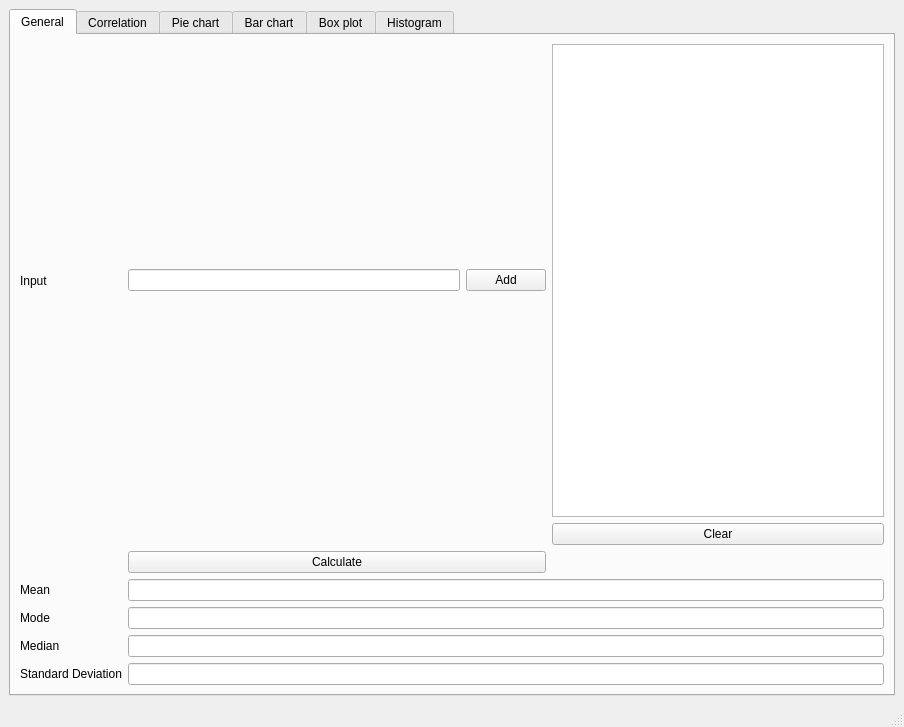
<?xml version="1.0" encoding="UTF-8"?>
<ui version="4.0">
 <class>MainWindow</class>
 <widget class="QMainWindow" name="MainWindow">
  <property name="geometry">
   <rect>
    <x>0</x>
    <y>0</y>
    <width>904</width>
    <height>727</height>
   </rect>
  </property>
  <property name="windowTitle">
   <string>Statistics program</string>
  </property>
  <widget class="QWidget" name="centralwidget">
   <layout class="QGridLayout" name="gridLayout">
    <item row="0" column="0">
     <widget class="QTabWidget" name="tabWidget">
      <property name="currentIndex">
       <number>0</number>
      </property>
      <widget class="QWidget" name="general_tab">
       <attribute name="title">
        <string>General</string>
       </attribute>
       <layout class="QGridLayout" name="gridLayout_2">
        <item row="10" column="0">
         <widget class="QLabel" name="label_4">
          <property name="text">
           <string>Standard Deviation</string>
          </property>
         </widget>
        </item>
        <item row="6" column="0">
         <widget class="QLabel" name="label_2">
          <property name="text">
           <string>Mean</string>
          </property>
         </widget>
        </item>
        <item row="2" column="3">
         <widget class="QListWidget" name="general_lst">
          <property name="selectionMode">
           <enum>QAbstractItemView::MultiSelection</enum>
          </property>
         </widget>
        </item>
        <item row="7" column="0">
         <widget class="QLabel" name="label_3">
          <property name="text">
           <string>Mode</string>
          </property>
         </widget>
        </item>
        <item row="2" column="0">
         <widget class="QLabel" name="generalInput_lbl">
          <property name="text">
           <string>Input</string>
          </property>
         </widget>
        </item>
        <item row="2" column="2">
         <widget class="QPushButton" name="general_add_btn">
          <property name="text">
           <string>Add</string>
          </property>
         </widget>
        </item>
        <item row="2" column="1">
         <widget class="QLineEdit" name="general_input_lineEdit"/>
        </item>
        <item row="5" column="1" colspan="2">
         <widget class="QPushButton" name="general_calc_btn">
          <property name="text">
           <string>Calculate</string>
          </property>
         </widget>
        </item>
        <item row="4" column="3">
         <widget class="QPushButton" name="general_clear_btn">
          <property name="text">
           <string>Clear</string>
          </property>
         </widget>
        </item>
        <item row="8" column="0">
         <widget class="QLabel" name="label">
          <property name="text">
           <string>Median</string>
          </property>
         </widget>
        </item>
        <item row="6" column="1" colspan="3">
         <widget class="QLineEdit" name="mean_lineEdit">
          <property name="readOnly">
           <bool>true</bool>
          </property>
         </widget>
        </item>
        <item row="8" column="1" colspan="3">
         <widget class="QLineEdit" name="median_lineEdit">
          <property name="readOnly">
           <bool>true</bool>
          </property>
         </widget>
        </item>
        <item row="10" column="1" colspan="3">
         <widget class="QLineEdit" name="standardDeviation_lineEdit">
          <property name="readOnly">
           <bool>true</bool>
          </property>
         </widget>
        </item>
        <item row="7" column="1" colspan="3">
         <widget class="QLineEdit" name="mode_lineEdit">
          <property name="text">
           <string/>
          </property>
          <property name="readOnly">
           <bool>true</bool>
          </property>
         </widget>
        </item>
       </layout>
      </widget>
      <widget class="QWidget" name="correlation_tab">
       <attribute name="title">
        <string>Correlation</string>
       </attribute>
       <layout class="QGridLayout" name="gridLayout_7">
        <item row="0" column="0">
         <layout class="QGridLayout" name="gridLayout_8">
          <item row="1" column="1">
           <widget class="QLineEdit" name="corr_inputY_lineEdit"/>
          </item>
          <item row="0" column="0">
           <widget class="QLabel" name="label_6">
            <property name="text">
             <string>Input X</string>
            </property>
           </widget>
          </item>
          <item row="0" column="1">
           <widget class="QLineEdit" name="corr_inputX_lineEdit"/>
          </item>
          <item row="1" column="0">
           <widget class="QLabel" name="label_5">
            <property name="text">
             <string>Input Y</string>
            </property>
           </widget>
          </item>
          <item row="2" column="1">
           <widget class="QPushButton" name="corr_add_btn">
            <property name="sizePolicy">
             <sizepolicy hsizetype="Expanding" vsizetype="Fixed">
              <horstretch>0</horstretch>
              <verstretch>0</verstretch>
             </sizepolicy>
            </property>
            <property name="text">
             <string>Add</string>
            </property>
           </widget>
          </item>
          <item row="5" column="0">
           <widget class="QLabel" name="label_7">
            <property name="text">
             <string>Correlation</string>
            </property>
           </widget>
          </item>
          <item row="5" column="1">
           <widget class="QLineEdit" name="corr_result_lineEdit">
            <property name="text">
             <string/>
            </property>
            <property name="readOnly">
             <bool>true</bool>
            </property>
           </widget>
          </item>
          <item row="6" column="1">
           <widget class="QPushButton" name="corr_calc_btn">
            <property name="sizePolicy">
             <sizepolicy hsizetype="Expanding" vsizetype="Fixed">
              <horstretch>0</horstretch>
              <verstretch>0</verstretch>
             </sizepolicy>
            </property>
            <property name="statusTip">
             <string>Requires 2 or more values</string>
            </property>
            <property name="text">
             <string>Calculate</string>
            </property>
           </widget>
          </item>
          <item row="7" column="1">
           <widget class="QPushButton" name="corr_clear_btn">
            <property name="text">
             <string>Clear</string>
            </property>
           </widget>
          </item>
         </layout>
        </item>
        <item row="1" column="0">
         <spacer name="verticalSpacer">
          <property name="orientation">
           <enum>Qt::Vertical</enum>
          </property>
          <property name="sizeType">
           <enum>QSizePolicy::Preferred</enum>
          </property>
          <property name="sizeHint" stdset="0">
           <size>
            <width>20</width>
            <height>40</height>
           </size>
          </property>
         </spacer>
        </item>
        <item row="0" column="1" rowspan="2">
         <widget class="QTableWidget" name="corr_table">
          <property name="sizePolicy">
           <sizepolicy hsizetype="MinimumExpanding" vsizetype="Preferred">
            <horstretch>0</horstretch>
            <verstretch>0</verstretch>
           </sizepolicy>
          </property>
          <property name="toolTip">
           <string/>
          </property>
          <property name="toolTipDuration">
           <number>-1</number>
          </property>
          <property name="statusTip">
           <string>Requires 2 or more values</string>
          </property>
          <column>
           <property name="text">
            <string>X</string>
           </property>
          </column>
          <column>
           <property name="text">
            <string>Y</string>
           </property>
          </column>
         </widget>
        </item>
       </layout>
      </widget>
      <widget class="QWidget" name="pieChart_tab">
       <attribute name="title">
        <string>Pie chart</string>
       </attribute>
       <layout class="QGridLayout" name="gridLayout_5">
        <item row="0" column="2">
         <widget class="QWidget" name="pie_chart_widget" native="true">
          <property name="sizePolicy">
           <sizepolicy hsizetype="Expanding" vsizetype="Expanding">
            <horstretch>0</horstretch>
            <verstretch>0</verstretch>
           </sizepolicy>
          </property>
          <layout class="QFormLayout" name="formLayout_2"/>
         </widget>
        </item>
        <item row="0" column="0" colspan="2">
         <layout class="QGridLayout" name="gridLayout_4">
          <item row="5" column="1">
           <widget class="QTableWidget" name="pie_chart_table">
            <property name="sizePolicy">
             <sizepolicy hsizetype="Maximum" vsizetype="Expanding">
              <horstretch>0</horstretch>
              <verstretch>0</verstretch>
             </sizepolicy>
            </property>
            <column>
             <property name="text">
              <string>Data</string>
             </property>
            </column>
            <column>
             <property name="text">
              <string>Name</string>
             </property>
            </column>
           </widget>
          </item>
          <item row="1" column="1">
           <widget class="QLineEdit" name="pie_inputY_lineEdit">
            <property name="sizePolicy">
             <sizepolicy hsizetype="Expanding" vsizetype="Preferred">
              <horstretch>0</horstretch>
              <verstretch>0</verstretch>
             </sizepolicy>
            </property>
           </widget>
          </item>
          <item row="0" column="1">
           <widget class="QLineEdit" name="pie_inputX_lineEdit">
            <property name="sizePolicy">
             <sizepolicy hsizetype="Expanding" vsizetype="Preferred">
              <horstretch>0</horstretch>
              <verstretch>0</verstretch>
             </sizepolicy>
            </property>
           </widget>
          </item>
          <item row="0" column="0">
           <widget class="QLabel" name="label_8">
            <property name="text">
             <string>Data</string>
            </property>
           </widget>
          </item>
          <item row="3" column="1">
           <widget class="QPushButton" name="pie_draw_btn">
            <property name="sizePolicy">
             <sizepolicy hsizetype="Minimum" vsizetype="Preferred">
              <horstretch>0</horstretch>
              <verstretch>0</verstretch>
             </sizepolicy>
            </property>
            <property name="text">
             <string>Draw</string>
            </property>
           </widget>
          </item>
          <item row="2" column="1">
           <widget class="QPushButton" name="pie_add_btn">
            <property name="sizePolicy">
             <sizepolicy hsizetype="Minimum" vsizetype="Preferred">
              <horstretch>0</horstretch>
              <verstretch>0</verstretch>
             </sizepolicy>
            </property>
            <property name="text">
             <string>Add</string>
            </property>
           </widget>
          </item>
          <item row="1" column="0">
           <widget class="QLabel" name="label_9">
            <property name="text">
             <string>Name</string>
            </property>
           </widget>
          </item>
          <item row="4" column="1">
           <widget class="QPushButton" name="pie_clear_btn">
            <property name="text">
             <string>Clear</string>
            </property>
           </widget>
          </item>
         </layout>
        </item>
       </layout>
      </widget>
      <widget class="QWidget" name="barChart_tab">
       <attribute name="title">
        <string>Bar chart</string>
       </attribute>
       <layout class="QGridLayout" name="gridLayout_6">
        <item row="0" column="0">
         <layout class="QGridLayout" name="gridLayout_3">
          <property name="sizeConstraint">
           <enum>QLayout::SetDefaultConstraint</enum>
          </property>
          <item row="0" column="1">
           <widget class="QLineEdit" name="bar_inputX_lineEdit">
            <property name="sizePolicy">
             <sizepolicy hsizetype="Preferred" vsizetype="Preferred">
              <horstretch>0</horstretch>
              <verstretch>0</verstretch>
             </sizepolicy>
            </property>
           </widget>
          </item>
          <item row="1" column="0">
           <widget class="QLabel" name="label_10">
            <property name="sizePolicy">
             <sizepolicy hsizetype="Minimum" vsizetype="Preferred">
              <horstretch>0</horstretch>
              <verstretch>0</verstretch>
             </sizepolicy>
            </property>
            <property name="text">
             <string>Input Y</string>
            </property>
           </widget>
          </item>
          <item row="1" column="1">
           <widget class="QLineEdit" name="bar_inputY_lineEdit">
            <property name="sizePolicy">
             <sizepolicy hsizetype="Preferred" vsizetype="Preferred">
              <horstretch>0</horstretch>
              <verstretch>0</verstretch>
             </sizepolicy>
            </property>
           </widget>
          </item>
          <item row="0" column="0">
           <widget class="QLabel" name="label_11">
            <property name="sizePolicy">
             <sizepolicy hsizetype="Minimum" vsizetype="Preferred">
              <horstretch>0</horstretch>
              <verstretch>0</verstretch>
             </sizepolicy>
            </property>
            <property name="text">
             <string>Input X</string>
            </property>
           </widget>
          </item>
          <item row="3" column="1">
           <widget class="QPushButton" name="bar_draw_btn">
            <property name="text">
             <string>Draw</string>
            </property>
           </widget>
          </item>
          <item row="2" column="1">
           <widget class="QPushButton" name="bar_add_btn">
            <property name="text">
             <string>Add</string>
            </property>
           </widget>
          </item>
          <item row="5" column="1">
           <widget class="QTableWidget" name="bar_chart_table">
            <property name="sizePolicy">
             <sizepolicy hsizetype="Minimum" vsizetype="Expanding">
              <horstretch>0</horstretch>
              <verstretch>0</verstretch>
             </sizepolicy>
            </property>
            <column>
             <property name="text">
              <string>X</string>
             </property>
            </column>
            <column>
             <property name="text">
              <string>Y</string>
             </property>
            </column>
           </widget>
          </item>
          <item row="4" column="1">
           <widget class="QPushButton" name="bar_clear_btn">
            <property name="text">
             <string>Clear</string>
            </property>
           </widget>
          </item>
         </layout>
        </item>
        <item row="0" column="1">
         <widget class="QWidget" name="bar_chart_widget" native="true">
          <property name="sizePolicy">
           <sizepolicy hsizetype="Expanding" vsizetype="Preferred">
            <horstretch>0</horstretch>
            <verstretch>0</verstretch>
           </sizepolicy>
          </property>
         </widget>
        </item>
       </layout>
      </widget>
      <widget class="QWidget" name="boxPlot_tab">
       <attribute name="title">
        <string>Box plot</string>
       </attribute>
       <layout class="QGridLayout" name="gridLayout_10">
        <item row="0" column="0">
         <layout class="QGridLayout" name="gridLayout_9">
          <item row="0" column="1">
           <widget class="QLineEdit" name="box_inputX_lineEdit">
            <property name="sizePolicy">
             <sizepolicy hsizetype="Preferred" vsizetype="Fixed">
              <horstretch>0</horstretch>
              <verstretch>0</verstretch>
             </sizepolicy>
            </property>
           </widget>
          </item>
          <item row="1" column="1">
           <widget class="QPushButton" name="box_add_btn">
            <property name="text">
             <string>Add</string>
            </property>
           </widget>
          </item>
          <item row="0" column="0">
           <widget class="QLabel" name="label_12">
            <property name="text">
             <string>Data</string>
            </property>
           </widget>
          </item>
          <item row="2" column="1">
           <widget class="QPushButton" name="box_draw_btn">
            <property name="text">
             <string>Draw</string>
            </property>
           </widget>
          </item>
          <item row="4" column="1">
           <widget class="QTableWidget" name="box_plot_table">
            <property name="sizePolicy">
             <sizepolicy hsizetype="Preferred" vsizetype="Expanding">
              <horstretch>0</horstretch>
              <verstretch>0</verstretch>
             </sizepolicy>
            </property>
            <column>
             <property name="text">
              <string>Data</string>
             </property>
            </column>
           </widget>
          </item>
          <item row="3" column="1">
           <widget class="QPushButton" name="box_clear_btn">
            <property name="text">
             <string>Clear</string>
            </property>
           </widget>
          </item>
         </layout>
        </item>
        <item row="0" column="1">
         <widget class="QWidget" name="box_plot_widget" native="true">
          <property name="sizePolicy">
           <sizepolicy hsizetype="Expanding" vsizetype="Expanding">
            <horstretch>0</horstretch>
            <verstretch>0</verstretch>
           </sizepolicy>
          </property>
         </widget>
        </item>
       </layout>
      </widget>
      <widget class="QWidget" name="histogram_tab">
       <attribute name="title">
        <string>Histogram</string>
       </attribute>
       <layout class="QGridLayout" name="gridLayout_21">
        <item row="0" column="0">
         <layout class="QGridLayout" name="gridLayout_20">
          <item row="0" column="1">
           <widget class="QLineEdit" name="histo_inputX_lineEdit">
            <property name="sizePolicy">
             <sizepolicy hsizetype="Preferred" vsizetype="Fixed">
              <horstretch>0</horstretch>
              <verstretch>0</verstretch>
             </sizepolicy>
            </property>
           </widget>
          </item>
          <item row="1" column="1">
           <widget class="QPushButton" name="histo_add_btn">
            <property name="text">
             <string>Add</string>
            </property>
           </widget>
          </item>
          <item row="0" column="0">
           <widget class="QLabel" name="label_28">
            <property name="text">
             <string>Data</string>
            </property>
           </widget>
          </item>
          <item row="2" column="1">
           <widget class="QPushButton" name="histo_draw_btn">
            <property name="text">
             <string>Draw</string>
            </property>
           </widget>
          </item>
          <item row="4" column="1">
           <widget class="QTableWidget" name="histo_table">
            <property name="sizePolicy">
             <sizepolicy hsizetype="Preferred" vsizetype="Expanding">
              <horstretch>0</horstretch>
              <verstretch>0</verstretch>
             </sizepolicy>
            </property>
            <column>
             <property name="text">
              <string>Data</string>
             </property>
            </column>
           </widget>
          </item>
          <item row="3" column="1">
           <widget class="QPushButton" name="histo_clear_btn">
            <property name="text">
             <string>Clear</string>
            </property>
           </widget>
          </item>
         </layout>
        </item>
        <item row="0" column="1">
         <widget class="QWidget" name="histo_widget" native="true">
          <property name="sizePolicy">
           <sizepolicy hsizetype="Expanding" vsizetype="Expanding">
            <horstretch>0</horstretch>
            <verstretch>0</verstretch>
           </sizepolicy>
          </property>
         </widget>
        </item>
       </layout>
      </widget>
     </widget>
    </item>
   </layout>
  </widget>
  <widget class="QMenuBar" name="menubar">
   <property name="geometry">
    <rect>
     <x>0</x>
     <y>0</y>
     <width>904</width>
     <height>26</height>
    </rect>
   </property>
  </widget>
  <widget class="QStatusBar" name="statusbar"/>
 </widget>
 <resources/>
 <connections/>
</ui>
